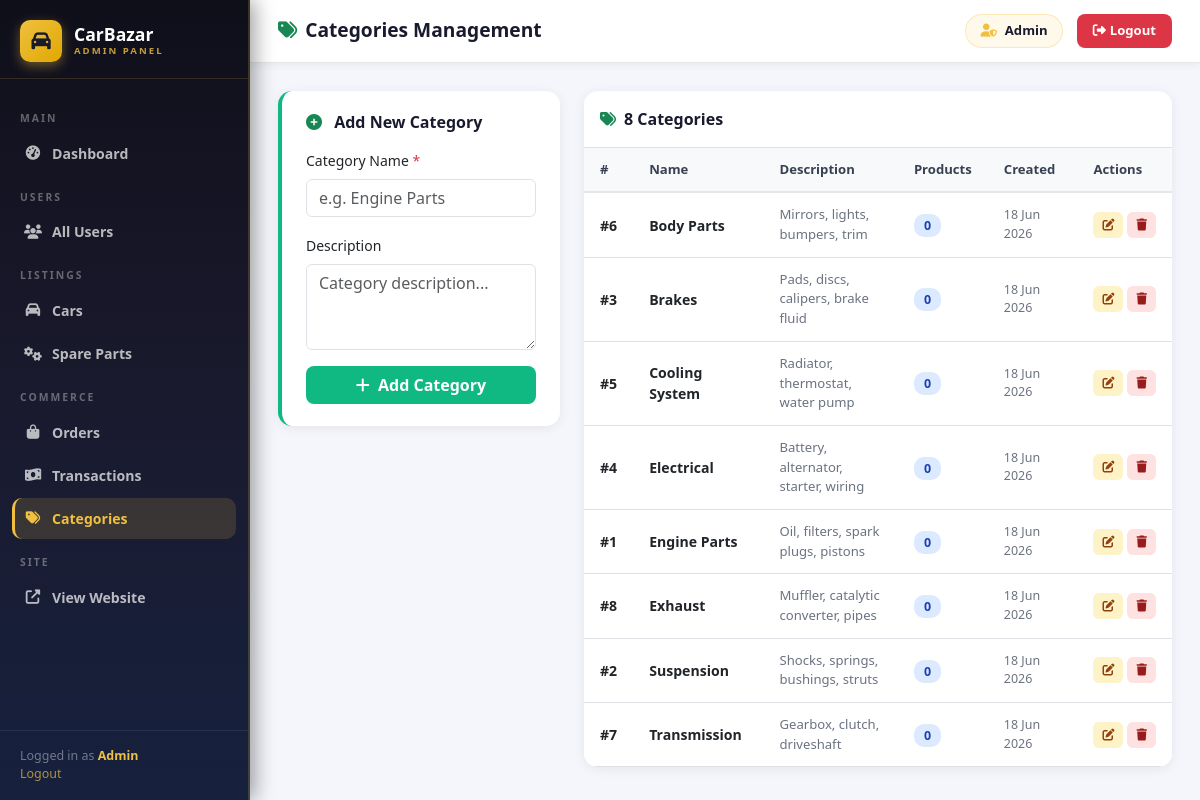
Screenshot of /backend/admin/categories.php (signed in) with the database file from the repository.
### tables this page shows
CREATE TABLE IF NOT EXISTS categories (
    id          INT AUTO_INCREMENT PRIMARY KEY,
    name        VARCHAR(100) NOT NULL,
    description TEXT         DEFAULT NULL,
    created_at  TIMESTAMP DEFAULT CURRENT_TIMESTAMP
);

### backend/admin/categories.php (the view, shortened to what this page needs)
<?php
$admin_page = 'categories';
require_once 'includes/auth_guard.php';
$edit_cat = null;
$edit_id = (int)($_GET['edit'] ?? 0);
$categories = $conn->query("
    SELECT c.*, COUNT(p.id) AS product_count
    FROM categories c
    LEFT JOIN products p ON c.id = p.category_id AND p.is_active = 1
    GROUP BY c.id
    ORDER BY c.name ASC
")->fetch_all(MYSQLI_ASSOC);
?>
<!DOCTYPE html>
<html lang="en">
<head>
    <link href="https://cdnjs.cloudflare.com/ajax/libs/bootstrap/5.3.0/css/bootstrap.min.css" rel="stylesheet">
    <link href="https://cdnjs.cloudflare.com/ajax/libs/font-awesome/6.4.0/css/all.min.css" rel="stylesheet">
</head>
<body>
<?php require_once 'includes/sidebar.php'; ?>
<div class="adm-main">
    <div class="adm-topbar">
        <div class="adm-topbar-title"><i class="fas fa-tags me-2 text-success"></i>Categories Management</div>
        <div class="adm-topbar-right">
            <div class="adm-user-badge"><i class="fas fa-user-shield"></i> <?= htmlspecialchars($_SESSION['user_name'] ?? 'Admin') ?></div>
            <a href="<?= BASE_URL ?>backend/auth/logout.php" class="adm-logout-btn"><i class="fas fa-sign-out-alt me-1"></i>Logout</a>
        </div>
    </div>
    <div class="adm-content">
        <div class="row g-4">
            <div class="col-12 col-md-4">
                <div class="stat-card" style="border-left-color:#10b981">
                    <h6 class="fw-bold mb-3" style="color:#1a1a2e">
                        <i class="fas fa-<?= $edit_cat ? 'edit' : 'plus-circle' ?> me-2 text-success"></i>
                        <?= $edit_cat ? 'Edit Category' : 'Add New Category' ?>
                    </h6>
                    <form method="POST">
                        <div class="mb-3">
                            <label class="form-label fw-600 small">Category Name <span class="text-danger">*</span></label>
                            <input type="text" name="name" class="form-control" required
                                   placeholder="e.g. Engine Parts"
                                   value="<?= htmlspecialchars($edit_cat['name'] ?? '') ?>">
                        </div>
                        <div class="mb-3">
                            <label class="form-label fw-600 small">Description</label>
                            <textarea name="description" class="form-control" rows="3"
                                      placeholder="Category description..."><?= htmlspecialchars($edit_cat['description'] ?? '') ?></textarea>
                        </div>
                        <div class="d-flex gap-2">
                            <button type="submit" class="btn flex-fill" style="background:#10b981;color:#fff;border-radius:8px;font-weight:600">
                                <i class="fas fa-<?= $edit_cat ? 'save' : 'plus' ?> me-1"></i>
                                <?= $edit_cat ? 'Update' : 'Add Category' ?>
                            </button>
                        </div>
                    </form>
                </div>
            </div>
            <div class="col-12 col-md-8">
                <div class="adm-table">
                    <div class="p-3 border-bottom fw-bold" style="color:#1a1a2e">
                        <i class="fas fa-tags me-2 text-success"></i><?= count($categories) ?> Categories
                    </div>
                    <div class="table-responsive">
                        <table class="table table-hover mb-0">
                            <thead>
                                <tr>
                                    <th>#</th>
                                    <th>Name</th>
                                    <th>Description</th>
                                    <th>Products</th>
                                    <th>Created</th>
                                    <th>Actions</th>
                                </tr>
                            </thead>
                            <tbody>
                            <?php if (empty($categories)): ?>
                                <tr><td colspan="6" class="text-center text-muted py-5">Koi categories nahi hain</td></tr>
                            <?php else: ?>
                                <?php foreach ($categories as $cat): ?>
                                <tr <?= $edit_id === (int)$cat['id'] ? 'style="background:#f0fdf4"' : '' ?>>
                                    <td><strong>#<?= $cat['id'] ?></strong></td>
                                    <td>
                                        <div style="font-weight:600"><?= htmlspecialchars($cat['name']) ?></div>
                                    </td>
                                    <td style="font-size:.82rem;color:#6b7280;max-width:180px">
                                        <?= htmlspecialchars($cat['description'] ?? '-') ?>
                                    </td>
                                    <td>
                                        <span style="background:#dbeafe;color:#1e40af;padding:3px 10px;border-radius:10px;font-size:.78rem;font-weight:600">
                                            <?= $cat['product_count'] ?>
                                        </span>
                                    </td>
                                    <td style="font-size:.78rem;color:#6b7280">
                                        <?= date('d M Y', strtotime($cat['created_at'])) ?>
                                    </td>
                                    <td>
                                        <div class="d-flex gap-1">
                                            <a href="?edit=<?= $cat['id'] ?>"
                                               class="btn btn-sm" style="background:#fef3c7;color:#92400e;border-radius:6px;padding:3px 8px;font-size:.75rem" title="Edit">
                                                <i class="fas fa-edit"></i>
                                            </a>
                                            <form method="POST" class="d-inline"
                                                  onsubmit="return confirm('Delete this category? It cannot be deleted if it has products.')">
                                                <button class="btn btn-sm" style="background:#fee2e2;color:#991b1b;border-radius:6px;padding:3px 8px;font-size:.75rem" title="Delete">
                                                    <i class="fas fa-trash"></i>
                                                </button>
                                            </form>
                                        </div>
                                    </td>
                                </tr>
                                <?php endforeach; ?>
                            <?php endif; ?>
                            </tbody>
                        </table>
                    </div>
                </div>
            </div>
        </div>
    </div>
</div>
</body>
</html>

### backend/admin/includes/sidebar.php (shortened to what this page needs)
<?php
function adm_active($p, $cur) { return $p === $cur ? 'active' : ''; }
?>
<div class="adm-sidebar">
    <a href="<?= BASE_URL ?>backend/admin/dashboard.php" class="adm-brand">
        <div class="adm-brand-icon"><i class="fas fa-car"></i></div>
        <div class="adm-brand-text">
            <span class="adm-brand-name">CarBazar</span>
            <span class="adm-brand-sub">Admin Panel</span>
        </div>
    </a>
    <nav class="adm-nav">
        <div class="adm-nav-section">Main</div>
        <a href="<?= BASE_URL ?>backend/admin/dashboard.php"
           class="adm-nav-link <?= adm_active('dashboard', $admin_page) ?>">
            <i class="fas fa-tachometer-alt"></i> Dashboard
        </a>
        <div class="adm-nav-section">Users</div>
        <a href="<?= BASE_URL ?>backend/admin/users.php"
           class="adm-nav-link <?= adm_active('users', $admin_page) ?>">
            <i class="fas fa-users"></i> All Users
        </a>
        <div class="adm-nav-section">Listings</div>
        <a href="<?= BASE_URL ?>backend/admin/cars.php"
           class="adm-nav-link <?= adm_active('cars', $admin_page) ?>">
            <i class="fas fa-car"></i> Cars
        </a>
        <a href="<?= BASE_URL ?>backend/admin/products.php"
           class="adm-nav-link <?= adm_active('products', $admin_page) ?>">
            <i class="fas fa-cogs"></i> Spare Parts
        </a>
        <div class="adm-nav-section">Commerce</div>
        <a href="<?= BASE_URL ?>backend/admin/orders.php"
           class="adm-nav-link <?= adm_active('orders', $admin_page) ?>">
            <i class="fas fa-shopping-bag"></i> Orders
        </a>
        <a href="<?= BASE_URL ?>backend/admin/transactions.php"
           class="adm-nav-link <?= adm_active('transactions', $admin_page) ?>">
            <i class="fas fa-money-bill-wave"></i> Transactions
        </a>
        <a href="<?= BASE_URL ?>backend/admin/categories.php"
           class="adm-nav-link <?= adm_active('categories', $admin_page) ?>">
            <i class="fas fa-tags"></i> Categories
        </a>
        <div class="adm-nav-section">Site</div>
        <a href="<?= BASE_URL ?>index.php" target="_blank"
           class="adm-nav-link">
            <i class="fas fa-external-link-alt"></i> View Website
        </a>
    </nav>
    <div class="adm-footer">
        Logged in as <strong style="color:#f0c040"><?= htmlspecialchars($_SESSION['user_name'] ?? 'Admin') ?></strong><br>
        <a href="<?= BASE_URL ?>backend/auth/logout.php">Logout</a>
    </div>
</div>

### backend/admin/includes/sidebar.php (style rules this page uses)
:root { --gold: #f0c040; --navy: #1a1a2e; --navy2: #16213e; --sidebar-w: 250px; }
.adm-sidebar { width: var(--sidebar-w); min-height: 100vh; background: linear-gradient(180deg, #0f0f1a 0%, #1a1a2e 50%, #16213e 100%); border-right: 2px solid rgba(240,192,64,.2); position: fixed; top: 0; left: 0; display: flex; flex-direction: column; z-index: 100; box-shadow: 4px 0 20px rgba(0,0,0,.4); }
.adm-brand { padding: 20px 20px 16px; border-bottom: 1px solid rgba(240,192,64,.15); display: flex; align-items: center; gap: 12px; text-decoration: none; }
.adm-brand-icon { width: 42px; height: 42px; background: linear-gradient(135deg, #f0c040, #e0a800); border-radius: 10px; display: flex; align-items: center; justify-content: center; font-size: 1.2rem; color: #1a1a2e; box-shadow: 0 4px 12px rgba(240,192,64,.4); flex-shrink: 0; }
.adm-brand-text { line-height: 1; }
.adm-brand-name { font-size: 1.1rem; font-weight: 800; color: #fff; display: block; }
.adm-brand-sub { font-size: .6rem; color: rgba(240,192,64,.8); font-weight: 600; letter-spacing: 2px; text-transform: uppercase; display: block; margin-top: 2px; }
.adm-nav { flex: 1; padding: 16px 12px; overflow-y: auto; }
.adm-nav-section { font-size: .65rem; font-weight: 700; color: rgba(255,255,255,.35); letter-spacing: 2px; text-transform: uppercase; padding: 12px 8px 6px; margin-top: 4px; }
.adm-nav-link { display: flex; align-items: center; gap: 10px; padding: 10px 12px; border-radius: 10px; color: rgba(255,255,255,.7); text-decoration: none; font-size: .88rem; font-weight: 600; transition: all .2s; margin-bottom: 2px; }
.adm-nav-link i { width: 18px; text-align: center; font-size: .9rem; }
.adm-nav-link.active { background: rgba(240,192,64,.15); color: #f0c040; border-left: 3px solid #f0c040; padding-left: 9px; }
.adm-footer { padding: 16px 20px; border-top: 1px solid rgba(255,255,255,.08); font-size: .78rem; color: rgba(255,255,255,.4); }
.adm-footer a { color: rgba(240,192,64,.7); text-decoration: none; }
.adm-main { margin-left: var(--sidebar-w); min-height: 100vh; background: #f4f6fb; }
.adm-topbar { background: #fff; border-bottom: 1px solid #e5e7eb; padding: 14px 28px; display: flex; align-items: center; justify-content: space-between; box-shadow: 0 2px 8px rgba(0,0,0,.06); position: sticky; top: 0; z-index: 50; }
.adm-topbar-title { font-size: 1.2rem; font-weight: 700; color: #1a1a2e; }
.adm-topbar-right { display: flex; align-items: center; gap: 14px; }
.adm-user-badge { display: flex; align-items: center; gap: 8px; background: rgba(240,192,64,.1); border: 1px solid rgba(240,192,64,.3); border-radius: 20px; padding: 6px 14px; font-size: .82rem; font-weight: 600; color: #1a1a2e; }
.adm-user-badge i { color: #f0c040; }
.adm-logout-btn { background: #dc3545; color: #fff; border: none; padding: 7px 16px; border-radius: 8px; font-size: .82rem; font-weight: 600; cursor: pointer; text-decoration: none; transition: background .2s; }
.stat-card { background: #fff; border-radius: 14px; padding: 22px 24px; box-shadow: 0 2px 12px rgba(0,0,0,.07); border-left: 4px solid transparent; transition: transform .2s, box-shadow .2s; }
.adm-table { background: #fff; border-radius: 14px; overflow: hidden; box-shadow: 0 2px 12px rgba(0,0,0,.07); }
.adm-table table { margin: 0; }
.adm-table thead th { background: #f8f9fa; font-weight: 700; font-size: .82rem; color: #374151; border-bottom: 2px solid #e5e7eb; padding: 12px 16px; }
.adm-table tbody td { padding: 12px 16px; vertical-align: middle; font-size: .88rem; }
.adm-content { padding: 28px; }

### rows the page displays
categories: id "6", name "Body Parts", description "Mirrors, lights, bumpers, trim", product_count "0", created_at "18 Jun 2026"
categories: id "3", name "Brakes", description "Pads, discs, calipers, brake fluid", product_count "0", created_at "18 Jun 2026"
categories: id "5", name "Cooling System", description "Radiator, thermostat, water pump", product_count "0", created_at "18 Jun 2026"
categories: id "4", name "Electrical", description "Battery, alternator, starter, wiring", product_count "0", created_at "18 Jun 2026"
categories: id "1", name "Engine Parts", description "Oil, filters, spark plugs, pistons", product_count "0", created_at "18 Jun 2026"
categories: id "8", name "Exhaust", description "Muffler, catalytic converter, pipes", product_count "0", created_at "18 Jun 2026"
categories: id "2", name "Suspension", description "Shocks, springs, bushings, struts", product_count "0", created_at "18 Jun 2026"
categories: id "7", name "Transmission", description "Gearbox, clutch, driveshaft", product_count "0", created_at "18 Jun 2026"

### other values shown
$_SESSION['user_name'] "Admin"
count($categories) "8"
